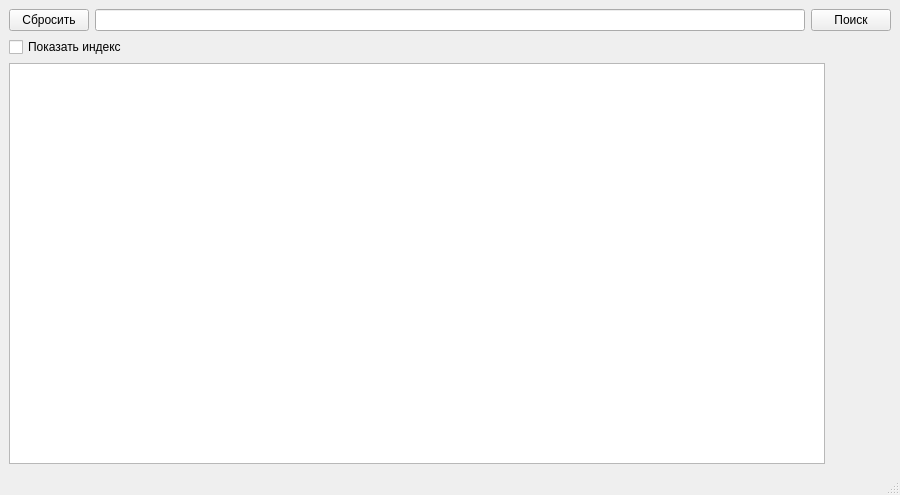
<?xml version="1.0" encoding="UTF-8"?>
<ui version="4.0">
 <class>MainWindow</class>
 <widget class="QMainWindow" name="MainWindow">
  <property name="geometry">
   <rect>
    <x>0</x>
    <y>0</y>
    <width>900</width>
    <height>495</height>
   </rect>
  </property>
  <property name="windowTitle">
   <string>MainWindow</string>
  </property>
  <widget class="QWidget" name="centralwidget">
   <layout class="QVBoxLayout" name="verticalLayout">
    <item>
     <layout class="QHBoxLayout" name="horizontalLayout">
      <item>
       <widget class="QPushButton" name="pushButton_2">
        <property name="text">
         <string>Сбросить</string>
        </property>
       </widget>
      </item>
      <item>
       <widget class="QLineEdit" name="lineEdit">
        <property name="inputMask">
         <string/>
        </property>
        <property name="text">
         <string/>
        </property>
        <property name="alignment">
         <set>Qt::AlignRight|Qt::AlignTrailing|Qt::AlignVCenter</set>
        </property>
        <property name="placeholderText">
         <string/>
        </property>
       </widget>
      </item>
      <item>
       <widget class="QPushButton" name="pushButton">
        <property name="text">
         <string>Поиск</string>
        </property>
       </widget>
      </item>
     </layout>
    </item>
    <item>
     <widget class="QCheckBox" name="checkBox">
      <property name="text">
       <string>Показать индекс</string>
      </property>
     </widget>
    </item>
    <item>
     <layout class="QHBoxLayout" name="horizontalLayout_2">
      <item>
       <widget class="QTextEdit" name="textEdit">
        <property name="font">
         <font>
          <pointsize>12</pointsize>
         </font>
        </property>
       </widget>
      </item>
      <item>
       <spacer name="verticalSpacer_2">
        <property name="orientation">
         <enum>Qt::Vertical</enum>
        </property>
        <property name="sizeHint" stdset="0">
         <size>
          <width>20</width>
          <height>40</height>
         </size>
        </property>
       </spacer>
      </item>
      <item>
       <layout class="QVBoxLayout" name="verticalLayout_2">
        <item>
         <widget class="QLabel" name="image">
          <property name="text">
           <string/>
          </property>
         </widget>
        </item>
        <item>
         <spacer name="verticalSpacer">
          <property name="orientation">
           <enum>Qt::Vertical</enum>
          </property>
          <property name="sizeHint" stdset="0">
           <size>
            <width>20</width>
            <height>40</height>
           </size>
          </property>
         </spacer>
        </item>
       </layout>
      </item>
      <item>
       <spacer name="verticalSpacer_3">
        <property name="orientation">
         <enum>Qt::Vertical</enum>
        </property>
        <property name="sizeHint" stdset="0">
         <size>
          <width>20</width>
          <height>40</height>
         </size>
        </property>
       </spacer>
      </item>
     </layout>
    </item>
   </layout>
  </widget>
  <widget class="QMenuBar" name="menubar">
   <property name="geometry">
    <rect>
     <x>0</x>
     <y>0</y>
     <width>900</width>
     <height>21</height>
    </rect>
   </property>
  </widget>
  <widget class="QStatusBar" name="statusbar"/>
 </widget>
 <resources/>
 <connections/>
</ui>
